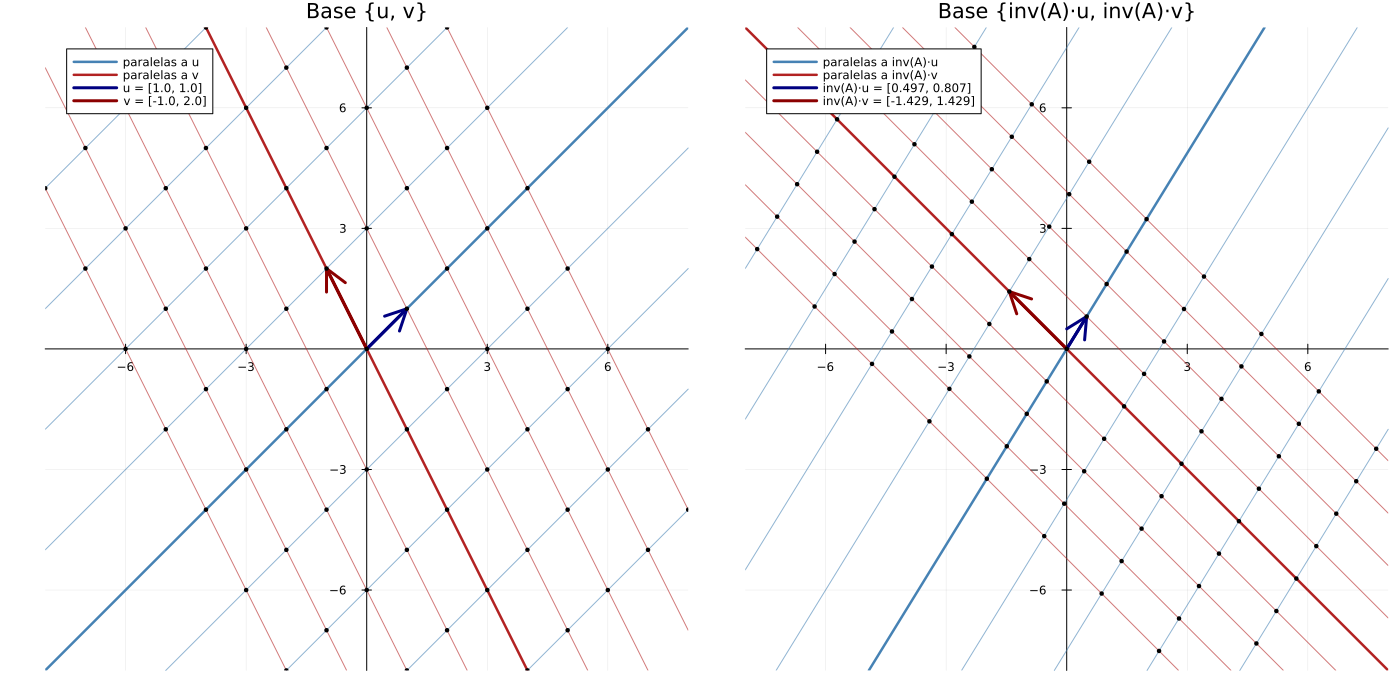

Source code (Julia):
# rectas_paralelas.jl — familias de rectas paralelas a u = [1, 1] y v = [-1, 2],
# y las mismas familias después de multiplicar por inv(A), con A la de matriz2x2.jl.
#
# Idea geométrica: la recta paralela a u que pasa por P es  r(t) = P + t·u.
# Tomando P_k = k·v (múltiplos del OTRO vector) las paralelas a u quedan igualmente
# espaciadas y, junto con las paralelas a v que pasan por k·u, forman la grilla
# oblicua de la base {u, v}. Cada nodo es un punto a·u + b·v con a, b enteros.
#
# Como inv(A) es lineal, manda rectas en rectas y paralelas en paralelas: la grilla
# de {u, v} se transforma en la grilla de {inv(A)·u, inv(A)·v}. Cambia el ángulo
# entre las familias y el espaciado, pero no la estructura de grilla.

using Plots
gr()

A = [ 1.2  0.5;
     -0.1  1.3 ]
Ainv = [A[2,2] -A[1,2]; -A[2,1] A[1,1]] ./ (A[1,1]*A[2,2] - A[1,2]*A[2,1])   # adj(A)/det(A)

u = [ 1.0, 1.0]
v = [-1.0, 2.0]
u2 = Ainv * u          # ≈ [0.497, 0.807]
v2 = Ainv * v          # ≈ [-1.429, 1.429]

k_max = 4                          # rectas a cada lado del origen
t     = range(-20, 20; length = 2) # parámetro: bastan 2 puntos por recta (rango amplio para que crucen todo el cuadro)

fmt(w) = "[" * join(round.(w; digits = 3), ", ") * "]"

"Dibuja en `plt` la grilla oblicua de la base {u, v}: paralelas a u por k·v, paralelas a v por k·u."
function grilla!(plt, u, v; nombre_u = "u", nombre_v = "v")
    # Rectas paralelas a u:  r_k(t) = k·v + t·u
    for k in -k_max:k_max
        plot!(plt, [k*v[1] + s*u[1] for s in t], [k*v[2] + s*u[2] for s in t];
              color = :steelblue, lw = (k == 0 ? 2.5 : 1), alpha = (k == 0 ? 1 : 0.6),
              label = (k == 0 ? "paralelas a $nombre_u" : ""))
    end
    # Rectas paralelas a v:  s_k(t) = k·u + t·v
    for k in -k_max:k_max
        plot!(plt, [k*u[1] + s*v[1] for s in t], [k*u[2] + s*v[2] for s in t];
              color = :firebrick, lw = (k == 0 ? 2.5 : 1), alpha = (k == 0 ? 1 : 0.6),
              label = (k == 0 ? "paralelas a $nombre_v" : ""))
    end
    # Vectores desde el origen
    plot!(plt, [0, u[1]], [0, u[2]]; arrow = true, color = :navy,    lw = 3, label = "$nombre_u = $(fmt(u))")
    plot!(plt, [0, v[1]], [0, v[2]]; arrow = true, color = :darkred, lw = 3, label = "$nombre_v = $(fmt(v))")
    # Nodos a·u + b·v
    nodos = [a*u + b*v for a in -k_max:k_max, b in -k_max:k_max]
    scatter!(plt, first.(nodos), last.(nodos); ms = 2.5, color = :black, label = "")
    return plt
end

ejes(tit) = plot(; aspect_ratio = :equal, xlims = (-8, 8), ylims = (-8, 8),
                   framestyle = :origin, legend = :topleft, legendfontsize = 8, title = tit)

p1 = grilla!(ejes("Base {u, v}"), u, v)
p2 = grilla!(ejes("Base {inv(A)·u, inv(A)·v}"), u2, v2; nombre_u = "inv(A)·u", nombre_v = "inv(A)·v")

plt = plot(p1, p2; layout = (1, 2), size = (1400, 700))

salida = joinpath(@__DIR__, "rectas_paralelas.png")
savefig(plt, salida)
println("Guardado en ", salida)
display(plt)
